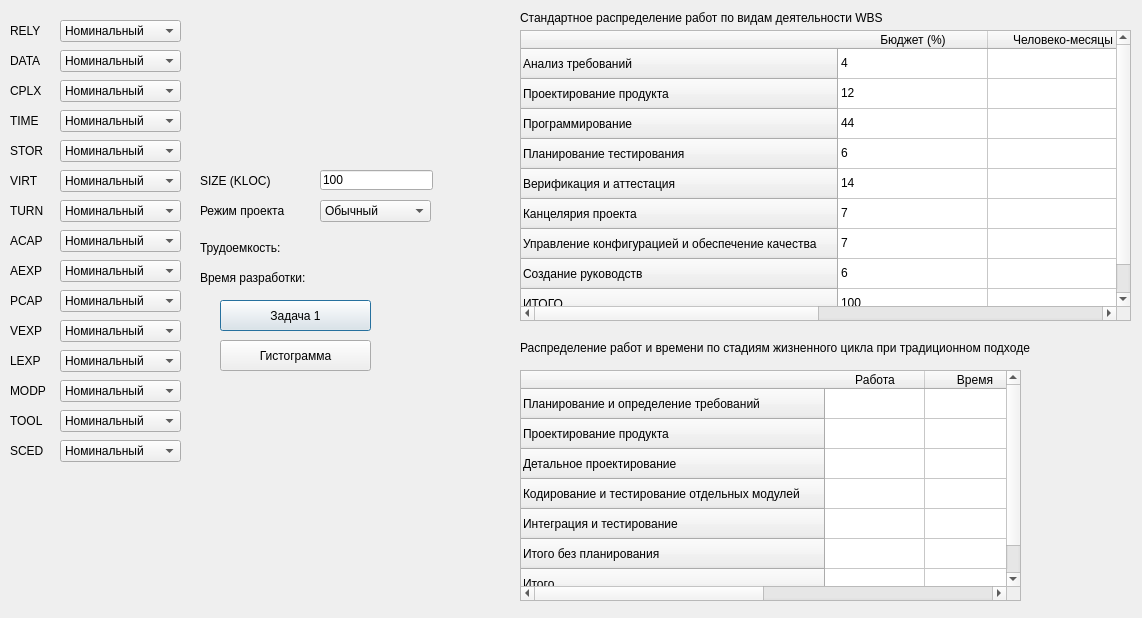
<?xml version="1.0" encoding="UTF-8"?>
<ui version="4.0">
 <class>Dialog</class>
 <widget class="QDialog" name="Dialog">
  <property name="enabled">
   <bool>true</bool>
  </property>
  <property name="geometry">
   <rect>
    <x>0</x>
    <y>0</y>
    <width>1142</width>
    <height>618</height>
   </rect>
  </property>
  <property name="acceptDrops">
   <bool>false</bool>
  </property>
  <property name="windowTitle">
   <string>COCOMO</string>
  </property>
  <widget class="QComboBox" name="comboBox_1">
   <property name="geometry">
    <rect>
     <x>60</x>
     <y>20</y>
     <width>121</width>
     <height>22</height>
    </rect>
   </property>
   <property name="currentIndex">
    <number>2</number>
   </property>
   <item>
    <property name="text">
     <string>Очень низкий</string>
    </property>
   </item>
   <item>
    <property name="text">
     <string>Низкий</string>
    </property>
   </item>
   <item>
    <property name="text">
     <string>Номинальный</string>
    </property>
   </item>
   <item>
    <property name="text">
     <string>Высокий</string>
    </property>
   </item>
   <item>
    <property name="text">
     <string>Очень высокий</string>
    </property>
   </item>
  </widget>
  <widget class="QComboBox" name="comboBox_2">
   <property name="geometry">
    <rect>
     <x>60</x>
     <y>50</y>
     <width>121</width>
     <height>22</height>
    </rect>
   </property>
   <property name="currentIndex">
    <number>1</number>
   </property>
   <item>
    <property name="text">
     <string>Низкий</string>
    </property>
   </item>
   <item>
    <property name="text">
     <string>Номинальный</string>
    </property>
   </item>
   <item>
    <property name="text">
     <string>Высокий</string>
    </property>
   </item>
   <item>
    <property name="text">
     <string>Очень высокий</string>
    </property>
   </item>
  </widget>
  <widget class="QLabel" name="label">
   <property name="geometry">
    <rect>
     <x>10</x>
     <y>20</y>
     <width>39</width>
     <height>21</height>
    </rect>
   </property>
   <property name="text">
    <string>RELY</string>
   </property>
  </widget>
  <widget class="QLabel" name="label_2">
   <property name="geometry">
    <rect>
     <x>10</x>
     <y>50</y>
     <width>39</width>
     <height>21</height>
    </rect>
   </property>
   <property name="text">
    <string>DATA</string>
   </property>
  </widget>
  <widget class="QLabel" name="label_3">
   <property name="geometry">
    <rect>
     <x>10</x>
     <y>80</y>
     <width>39</width>
     <height>21</height>
    </rect>
   </property>
   <property name="text">
    <string>CPLX</string>
   </property>
  </widget>
  <widget class="QLabel" name="label_4">
   <property name="geometry">
    <rect>
     <x>10</x>
     <y>110</y>
     <width>39</width>
     <height>21</height>
    </rect>
   </property>
   <property name="text">
    <string>TIME</string>
   </property>
  </widget>
  <widget class="QLabel" name="label_5">
   <property name="geometry">
    <rect>
     <x>10</x>
     <y>140</y>
     <width>39</width>
     <height>21</height>
    </rect>
   </property>
   <property name="text">
    <string>STOR</string>
   </property>
  </widget>
  <widget class="QLabel" name="label_6">
   <property name="geometry">
    <rect>
     <x>10</x>
     <y>170</y>
     <width>39</width>
     <height>21</height>
    </rect>
   </property>
   <property name="text">
    <string>VIRT</string>
   </property>
  </widget>
  <widget class="QLabel" name="label_7">
   <property name="geometry">
    <rect>
     <x>10</x>
     <y>200</y>
     <width>39</width>
     <height>21</height>
    </rect>
   </property>
   <property name="text">
    <string>TURN</string>
   </property>
  </widget>
  <widget class="QLabel" name="label_8">
   <property name="geometry">
    <rect>
     <x>10</x>
     <y>230</y>
     <width>39</width>
     <height>21</height>
    </rect>
   </property>
   <property name="text">
    <string>ACAP</string>
   </property>
  </widget>
  <widget class="QLabel" name="label_9">
   <property name="geometry">
    <rect>
     <x>10</x>
     <y>260</y>
     <width>39</width>
     <height>21</height>
    </rect>
   </property>
   <property name="text">
    <string>AEXP</string>
   </property>
  </widget>
  <widget class="QLabel" name="label_10">
   <property name="geometry">
    <rect>
     <x>10</x>
     <y>290</y>
     <width>39</width>
     <height>21</height>
    </rect>
   </property>
   <property name="text">
    <string>PCAP</string>
   </property>
  </widget>
  <widget class="QLabel" name="label_11">
   <property name="geometry">
    <rect>
     <x>10</x>
     <y>320</y>
     <width>39</width>
     <height>21</height>
    </rect>
   </property>
   <property name="text">
    <string>VEXP</string>
   </property>
  </widget>
  <widget class="QLabel" name="label_12">
   <property name="geometry">
    <rect>
     <x>10</x>
     <y>350</y>
     <width>39</width>
     <height>21</height>
    </rect>
   </property>
   <property name="text">
    <string>LEXP</string>
   </property>
  </widget>
  <widget class="QLabel" name="label_13">
   <property name="geometry">
    <rect>
     <x>10</x>
     <y>380</y>
     <width>39</width>
     <height>21</height>
    </rect>
   </property>
   <property name="text">
    <string>MODP</string>
   </property>
  </widget>
  <widget class="QLabel" name="label_14">
   <property name="geometry">
    <rect>
     <x>10</x>
     <y>410</y>
     <width>39</width>
     <height>21</height>
    </rect>
   </property>
   <property name="text">
    <string>TOOL</string>
   </property>
  </widget>
  <widget class="QLabel" name="label_15">
   <property name="geometry">
    <rect>
     <x>10</x>
     <y>440</y>
     <width>39</width>
     <height>21</height>
    </rect>
   </property>
   <property name="text">
    <string>SCED</string>
   </property>
  </widget>
  <widget class="QComboBox" name="comboBox_3">
   <property name="geometry">
    <rect>
     <x>60</x>
     <y>80</y>
     <width>121</width>
     <height>22</height>
    </rect>
   </property>
   <property name="currentIndex">
    <number>2</number>
   </property>
   <item>
    <property name="text">
     <string>Очень низкий</string>
    </property>
   </item>
   <item>
    <property name="text">
     <string>Низкий</string>
    </property>
   </item>
   <item>
    <property name="text">
     <string>Номинальный</string>
    </property>
   </item>
   <item>
    <property name="text">
     <string>Высокий</string>
    </property>
   </item>
   <item>
    <property name="text">
     <string>Очень высокий</string>
    </property>
   </item>
  </widget>
  <widget class="QComboBox" name="comboBox_4">
   <property name="geometry">
    <rect>
     <x>60</x>
     <y>110</y>
     <width>121</width>
     <height>22</height>
    </rect>
   </property>
   <property name="currentIndex">
    <number>0</number>
   </property>
   <item>
    <property name="text">
     <string>Номинальный</string>
    </property>
   </item>
   <item>
    <property name="text">
     <string>Высокий</string>
    </property>
   </item>
   <item>
    <property name="text">
     <string>Очень высокий</string>
    </property>
   </item>
  </widget>
  <widget class="QComboBox" name="comboBox_5">
   <property name="geometry">
    <rect>
     <x>60</x>
     <y>140</y>
     <width>121</width>
     <height>22</height>
    </rect>
   </property>
   <property name="currentIndex">
    <number>0</number>
   </property>
   <item>
    <property name="text">
     <string>Номинальный</string>
    </property>
   </item>
   <item>
    <property name="text">
     <string>Высокий</string>
    </property>
   </item>
   <item>
    <property name="text">
     <string>Очень высокий</string>
    </property>
   </item>
  </widget>
  <widget class="QComboBox" name="comboBox_6">
   <property name="geometry">
    <rect>
     <x>60</x>
     <y>170</y>
     <width>121</width>
     <height>22</height>
    </rect>
   </property>
   <property name="currentIndex">
    <number>1</number>
   </property>
   <item>
    <property name="text">
     <string>Низкий</string>
    </property>
   </item>
   <item>
    <property name="text">
     <string>Номинальный</string>
    </property>
   </item>
   <item>
    <property name="text">
     <string>Высокий</string>
    </property>
   </item>
   <item>
    <property name="text">
     <string>Очень высокий</string>
    </property>
   </item>
  </widget>
  <widget class="QComboBox" name="comboBox_7">
   <property name="geometry">
    <rect>
     <x>60</x>
     <y>200</y>
     <width>121</width>
     <height>22</height>
    </rect>
   </property>
   <property name="currentIndex">
    <number>1</number>
   </property>
   <item>
    <property name="text">
     <string>Низкий</string>
    </property>
   </item>
   <item>
    <property name="text">
     <string>Номинальный</string>
    </property>
   </item>
   <item>
    <property name="text">
     <string>Высокий</string>
    </property>
   </item>
   <item>
    <property name="text">
     <string>Очень высокий</string>
    </property>
   </item>
  </widget>
  <widget class="QComboBox" name="comboBox_8">
   <property name="geometry">
    <rect>
     <x>60</x>
     <y>230</y>
     <width>121</width>
     <height>22</height>
    </rect>
   </property>
   <property name="currentIndex">
    <number>2</number>
   </property>
   <item>
    <property name="text">
     <string>Очень низкий</string>
    </property>
   </item>
   <item>
    <property name="text">
     <string>Низкий</string>
    </property>
   </item>
   <item>
    <property name="text">
     <string>Номинальный</string>
    </property>
   </item>
   <item>
    <property name="text">
     <string>Высокий</string>
    </property>
   </item>
   <item>
    <property name="text">
     <string>Очень высокий</string>
    </property>
   </item>
  </widget>
  <widget class="QComboBox" name="comboBox_9">
   <property name="geometry">
    <rect>
     <x>60</x>
     <y>260</y>
     <width>121</width>
     <height>22</height>
    </rect>
   </property>
   <property name="currentIndex">
    <number>2</number>
   </property>
   <item>
    <property name="text">
     <string>Очень низкий</string>
    </property>
   </item>
   <item>
    <property name="text">
     <string>Низкий</string>
    </property>
   </item>
   <item>
    <property name="text">
     <string>Номинальный</string>
    </property>
   </item>
   <item>
    <property name="text">
     <string>Высокий</string>
    </property>
   </item>
   <item>
    <property name="text">
     <string>Очень высокий</string>
    </property>
   </item>
  </widget>
  <widget class="QComboBox" name="comboBox_10">
   <property name="geometry">
    <rect>
     <x>60</x>
     <y>290</y>
     <width>121</width>
     <height>22</height>
    </rect>
   </property>
   <property name="currentIndex">
    <number>2</number>
   </property>
   <item>
    <property name="text">
     <string>Очень низкий</string>
    </property>
   </item>
   <item>
    <property name="text">
     <string>Низкий</string>
    </property>
   </item>
   <item>
    <property name="text">
     <string>Номинальный</string>
    </property>
   </item>
   <item>
    <property name="text">
     <string>Высокий</string>
    </property>
   </item>
   <item>
    <property name="text">
     <string>Очень высокий</string>
    </property>
   </item>
  </widget>
  <widget class="QComboBox" name="comboBox_11">
   <property name="geometry">
    <rect>
     <x>60</x>
     <y>320</y>
     <width>121</width>
     <height>22</height>
    </rect>
   </property>
   <property name="currentIndex">
    <number>2</number>
   </property>
   <item>
    <property name="text">
     <string>Очень низкий</string>
    </property>
   </item>
   <item>
    <property name="text">
     <string>Низкий</string>
    </property>
   </item>
   <item>
    <property name="text">
     <string>Номинальный</string>
    </property>
   </item>
   <item>
    <property name="text">
     <string>Высокий</string>
    </property>
   </item>
  </widget>
  <widget class="QComboBox" name="comboBox_12">
   <property name="geometry">
    <rect>
     <x>60</x>
     <y>350</y>
     <width>121</width>
     <height>22</height>
    </rect>
   </property>
   <property name="currentIndex">
    <number>2</number>
   </property>
   <item>
    <property name="text">
     <string>Очень низкий</string>
    </property>
   </item>
   <item>
    <property name="text">
     <string>Низкий</string>
    </property>
   </item>
   <item>
    <property name="text">
     <string>Номинальный</string>
    </property>
   </item>
   <item>
    <property name="text">
     <string>Высокий</string>
    </property>
   </item>
  </widget>
  <widget class="QComboBox" name="comboBox_13">
   <property name="geometry">
    <rect>
     <x>60</x>
     <y>380</y>
     <width>121</width>
     <height>22</height>
    </rect>
   </property>
   <property name="currentIndex">
    <number>2</number>
   </property>
   <item>
    <property name="text">
     <string>Очень низкий</string>
    </property>
   </item>
   <item>
    <property name="text">
     <string>Низкий</string>
    </property>
   </item>
   <item>
    <property name="text">
     <string>Номинальный</string>
    </property>
   </item>
   <item>
    <property name="text">
     <string>Высокий</string>
    </property>
   </item>
   <item>
    <property name="text">
     <string>Очень высокий</string>
    </property>
   </item>
  </widget>
  <widget class="QComboBox" name="comboBox_14">
   <property name="geometry">
    <rect>
     <x>60</x>
     <y>410</y>
     <width>121</width>
     <height>22</height>
    </rect>
   </property>
   <property name="currentIndex">
    <number>2</number>
   </property>
   <item>
    <property name="text">
     <string>Очень низкий</string>
    </property>
   </item>
   <item>
    <property name="text">
     <string>Низкий</string>
    </property>
   </item>
   <item>
    <property name="text">
     <string>Номинальный</string>
    </property>
   </item>
   <item>
    <property name="text">
     <string>Высокий</string>
    </property>
   </item>
   <item>
    <property name="text">
     <string>Очень высокий</string>
    </property>
   </item>
  </widget>
  <widget class="QComboBox" name="comboBox_15">
   <property name="geometry">
    <rect>
     <x>60</x>
     <y>440</y>
     <width>121</width>
     <height>22</height>
    </rect>
   </property>
   <property name="currentIndex">
    <number>2</number>
   </property>
   <item>
    <property name="text">
     <string>Очень низкий</string>
    </property>
   </item>
   <item>
    <property name="text">
     <string>Низкий</string>
    </property>
   </item>
   <item>
    <property name="text">
     <string>Номинальный</string>
    </property>
   </item>
   <item>
    <property name="text">
     <string>Высокий</string>
    </property>
   </item>
   <item>
    <property name="text">
     <string>Очень высокий</string>
    </property>
   </item>
  </widget>
  <widget class="QLineEdit" name="sizeEdit">
   <property name="geometry">
    <rect>
     <x>320</x>
     <y>170</y>
     <width>113</width>
     <height>20</height>
    </rect>
   </property>
   <property name="text">
    <string>100</string>
   </property>
  </widget>
  <widget class="QLabel" name="label_16">
   <property name="geometry">
    <rect>
     <x>200</x>
     <y>170</y>
     <width>81</width>
     <height>21</height>
    </rect>
   </property>
   <property name="text">
    <string>SIZE (KLOC)</string>
   </property>
  </widget>
  <widget class="QComboBox" name="comboBox_16">
   <property name="geometry">
    <rect>
     <x>320</x>
     <y>200</y>
     <width>111</width>
     <height>22</height>
    </rect>
   </property>
   <item>
    <property name="text">
     <string>Обычный</string>
    </property>
   </item>
   <item>
    <property name="text">
     <string>Промежуточный</string>
    </property>
   </item>
   <item>
    <property name="text">
     <string>Встроенный</string>
    </property>
   </item>
  </widget>
  <widget class="QLabel" name="label_17">
   <property name="geometry">
    <rect>
     <x>200</x>
     <y>200</y>
     <width>101</width>
     <height>21</height>
    </rect>
   </property>
   <property name="text">
    <string>Режим проекта</string>
   </property>
  </widget>
  <widget class="QLabel" name="pmLabel">
   <property name="geometry">
    <rect>
     <x>200</x>
     <y>240</y>
     <width>241</width>
     <height>16</height>
    </rect>
   </property>
   <property name="text">
    <string>Трудоемкость:</string>
   </property>
  </widget>
  <widget class="QLabel" name="tmLabel">
   <property name="geometry">
    <rect>
     <x>200</x>
     <y>270</y>
     <width>241</width>
     <height>16</height>
    </rect>
   </property>
   <property name="text">
    <string>Время разработки: </string>
   </property>
  </widget>
  <widget class="QTableWidget" name="wbsTable">
   <property name="geometry">
    <rect>
     <x>520</x>
     <y>30</y>
     <width>611</width>
     <height>291</height>
    </rect>
   </property>
   <attribute name="horizontalHeaderDefaultSectionSize">
    <number>150</number>
   </attribute>
   <row>
    <property name="text">
     <string>Анализ требований</string>
    </property>
   </row>
   <row>
    <property name="text">
     <string>Проектирование продукта</string>
    </property>
   </row>
   <row>
    <property name="text">
     <string>Программирование</string>
    </property>
   </row>
   <row>
    <property name="text">
     <string>Планирование тестирования</string>
    </property>
   </row>
   <row>
    <property name="text">
     <string>Верификация и аттестация</string>
    </property>
   </row>
   <row>
    <property name="text">
     <string>Канцелярия проекта</string>
    </property>
   </row>
   <row>
    <property name="text">
     <string>Управление конфигурацией и обеспечение качества</string>
    </property>
   </row>
   <row>
    <property name="text">
     <string>Создание руководств</string>
    </property>
   </row>
   <row>
    <property name="text">
     <string>ИТОГО</string>
    </property>
   </row>
   <column>
    <property name="text">
     <string>Бюджет (%)</string>
    </property>
   </column>
   <column>
    <property name="text">
     <string>Человеко-месяцы</string>
    </property>
   </column>
   <item row="0" column="0">
    <property name="text">
     <string>4</string>
    </property>
   </item>
   <item row="1" column="0">
    <property name="text">
     <string>12</string>
    </property>
   </item>
   <item row="2" column="0">
    <property name="text">
     <string>44</string>
    </property>
   </item>
   <item row="3" column="0">
    <property name="text">
     <string>6</string>
    </property>
   </item>
   <item row="4" column="0">
    <property name="text">
     <string>14</string>
    </property>
   </item>
   <item row="5" column="0">
    <property name="text">
     <string>7</string>
    </property>
   </item>
   <item row="6" column="0">
    <property name="text">
     <string>7</string>
    </property>
   </item>
   <item row="7" column="0">
    <property name="text">
     <string>6</string>
    </property>
   </item>
   <item row="8" column="0">
    <property name="text">
     <string>100</string>
    </property>
   </item>
  </widget>
  <widget class="QLabel" name="label_18">
   <property name="geometry">
    <rect>
     <x>520</x>
     <y>10</y>
     <width>531</width>
     <height>16</height>
    </rect>
   </property>
   <property name="text">
    <string>Стандартное распределение работ по видам деятельности WBS</string>
   </property>
  </widget>
  <widget class="QTableWidget" name="classicTable">
   <property name="geometry">
    <rect>
     <x>520</x>
     <y>370</y>
     <width>501</width>
     <height>231</height>
    </rect>
   </property>
   <attribute name="verticalHeaderVisible">
    <bool>true</bool>
   </attribute>
   <attribute name="verticalHeaderCascadingSectionResizes">
    <bool>false</bool>
   </attribute>
   <attribute name="verticalHeaderHighlightSections">
    <bool>true</bool>
   </attribute>
   <attribute name="verticalHeaderShowSortIndicator" stdset="0">
    <bool>false</bool>
   </attribute>
   <attribute name="verticalHeaderStretchLastSection">
    <bool>false</bool>
   </attribute>
   <row>
    <property name="text">
     <string>Планирование и определение требований</string>
    </property>
   </row>
   <row>
    <property name="text">
     <string>Проектирование продукта</string>
    </property>
   </row>
   <row>
    <property name="text">
     <string>Детальное проектирование</string>
    </property>
   </row>
   <row>
    <property name="text">
     <string>Кодирование и тестирование отдельных модулей</string>
    </property>
   </row>
   <row>
    <property name="text">
     <string>Интеграция и тестирование</string>
    </property>
   </row>
   <row>
    <property name="text">
     <string>Итого без планирования</string>
    </property>
   </row>
   <row>
    <property name="text">
     <string>Итого</string>
    </property>
   </row>
   <column>
    <property name="text">
     <string>Работа</string>
    </property>
   </column>
   <column>
    <property name="text">
     <string>Время</string>
    </property>
   </column>
  </widget>
  <widget class="QLabel" name="label_19">
   <property name="geometry">
    <rect>
     <x>520</x>
     <y>340</y>
     <width>591</width>
     <height>16</height>
    </rect>
   </property>
   <property name="text">
    <string>Распределение работ и времени по стадиям жизненного цикла при традиционном подходе</string>
   </property>
  </widget>
  <widget class="QPushButton" name="task1Button">
   <property name="geometry">
    <rect>
     <x>220</x>
     <y>300</y>
     <width>151</width>
     <height>31</height>
    </rect>
   </property>
   <property name="text">
    <string>Задача 1</string>
   </property>
  </widget>
  <widget class="QPushButton" name="barButton">
   <property name="geometry">
    <rect>
     <x>220</x>
     <y>340</y>
     <width>151</width>
     <height>31</height>
    </rect>
   </property>
   <property name="text">
    <string>Гистограмма</string>
   </property>
  </widget>
 </widget>
 <resources/>
 <connections/>
</ui>
